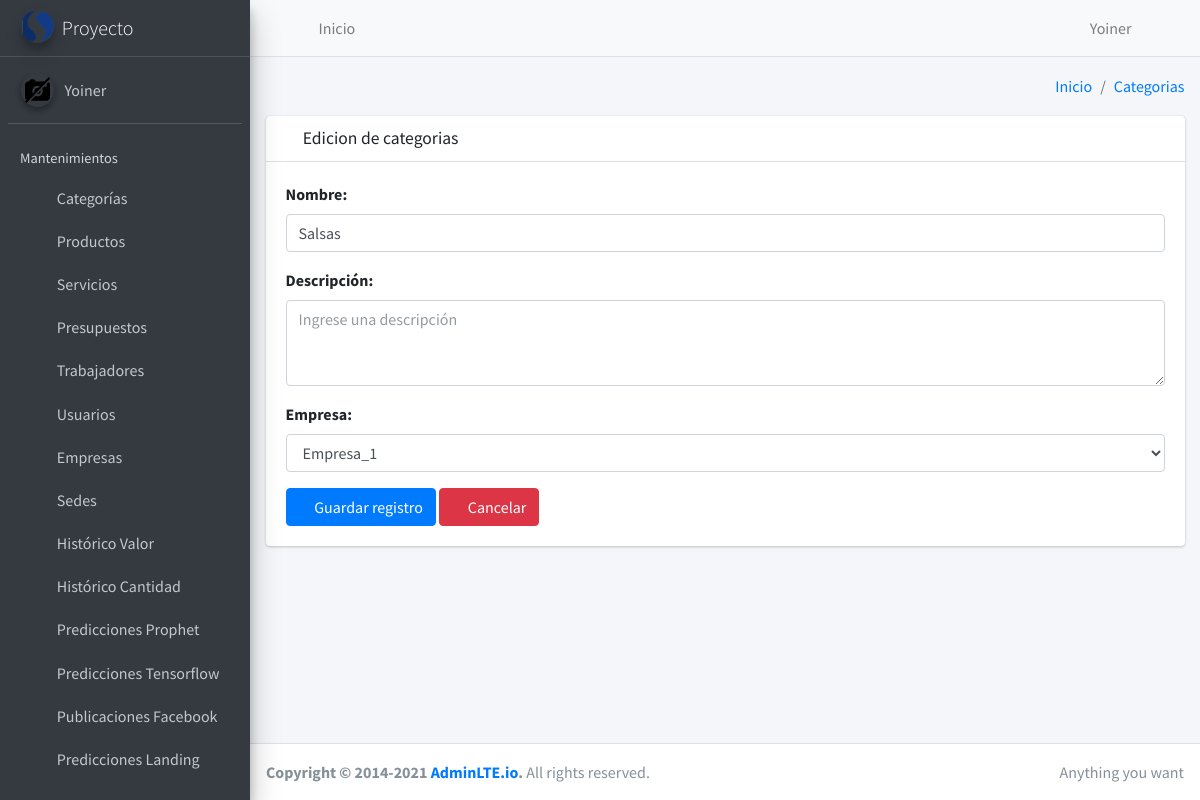
Page /crm/categoria/update/1/ (signed in) on the committed database.
### core/user/models.py (models this page shows, shortened)
class User(AbstractUser):
    email=models.EmailField(unique=True,verbose_name="Email")
    image = models.ImageField(upload_to='users/%Y/%m/',null=True, blank=True, verbose_name="Imagen")
    sede=models.ForeignKey(Sede,on_delete=models.PROTECT,null=True,blank=True)
    empresa=models.ForeignKey(Empresa,on_delete=models.PROTECT,null=True,blank=True)
    def get_image(self):
        if self.image:
            return f'/{MEDIA_URL}{self.image}' if not "WEBSITE_HOSTNAME" in os.environ else f'{STATIC_URL_AZURE}/{MEDIA_URL}{self.image}'
        return f'{STATIC_URL}media/img/empty.png' if not "WEBSITE_HOSTNAME" in os.environ else f'{STATIC_URL_AZURE}{STATIC_URL}media/img/empty.png'

### core/crm/models.py (models this page shows, shortened)
class Categoria(BaseModel):
    nombre = models.CharField(max_length=150, verbose_name='Nombre')
    descripcion = models.CharField(max_length=500, null=True,blank=True,verbose_name='Descripción')
    empresa=models.ForeignKey(Empresa,on_delete=models.CASCADE,null=True,blank=True)
    class Meta:
        verbose_name = 'Categoria'
        verbose_name_plural = 'Categorias'
        ordering = ['id']

### core/crm/views/categoria/views.py (the view, shortened to what this page needs)
# urls.py: path('categoria/update/<int:pk>/', CategoriaUpdateView.as_view(), name='categoria_update'),
class CategoriaUpdateView(LoginRequiredMixin, ValidatePermissionRequiredMixin, UpdateView):
    model=Categoria
    form_class=CategoriaForm
    template_name='categoria/create.html'
    success_url=reverse_lazy('crm:categoria_list')
    permission_required = 'crm.change_categoria'
    url_redirect = success_url
    def dispatch(self, request, *args, **kwargs):
        if not request.user.groups.filter(Q(name="administrador")).exists():
          self.object=get_object_or_404(Categoria,id=self.get_object().id,empresa=request.user.empresa)
        return super().dispatch(request, *args, **kwargs)
    def get_context_data(self, **kwargs):
        context=super().get_context_data(**kwargs)
        context['title']='Edicion de categorias'
        context['entity']='Categorias'
        context['list_url']=self.success_url
        context['action']='edit'
        return context

### core/crm/forms.py (shortened to what this page needs)
class CategoriaForm(ModelForm):
    def __init__(self, *args, **kwargs):
        super().__init__(*args, **kwargs)
        user = get_current_user()
        if user.empresa and not user.groups.filter(name__iexact="administrador").exists():
            self.fields.pop('empresa')
        self.fields['nombre'].widget.attrs['autofocus']= True
    class Meta:
        model = Categoria
        fields = '__all__'
        widgets = {
            'nombre': TextInput(
                attrs={
                    'placeholder': 'Ingrese un nombre',
                }
            ),
            'descripcion': Textarea(
                attrs={
                    'placeholder': 'Ingrese una descripción',
                    'rows':3,
                    'cols':3
                }
            )
        }
        exclude = ['user_creation', 'user_updated']

### core/crm/mixins.py (called while the page is built)
    def get_perms(self):
        if isinstance(self.permission_required, str):
            perms= (self.permission_required,)
        else:
            perms= self.permission_required
        return perms

    def dispatch(self, request, *args, **kwargs):
        if request.user.has_perms(self.get_perms()):
            return super().dispatch(request, *args, **kwargs)
        messages.error(request, 'No tiene permiso para ingresar a este modulo')
        return HttpResponseRedirect(self.get_url_redirect())

### core/crm/models.py (called while the page is built)
  def __str__(self):
     return self.nombre

### core/crm/templates/categoria/create.html
{% extends 'form.html' %}

### templates/form.html (shortened to what this page needs)
{% extends 'layout.html' %} {% load widget_tweaks %} {% block content %}
<form method="post" enctype="multipart/form-data">
  <div class="card card-default">
    <div class="card-header">
      <h3 class="card-title">
         {% if action == 'add' %}
        <i class="fas fa-plus"></i>
        {% else %}
        <i class="fas fa-edit"></i>
        {% endif %} {{title}}
      </h3>
    </div>
    <div class="card-body">
      {% for field in form.visible_fields %}
      <div class="form-group">
        <label for="">{{field.label}}:</label>
        {{field|add_class:'form-control'|attr:'autocomplete:off'|attr:'autofocus'}}
      </div>
      {% endfor %}
      <div class="cad-footer">
        <button type="submit" class="btn btn-primary" id="btnTest">
          <i class="fas fa-save"></i>
          Guardar registro
        </button>
        <a href="{{ list_url }}" class="btn btn-danger">
                    <i class="fas fa-times"></i> Cancelar
                </a>
      </div>
    </div>
  </div>
</form>
{% endblock content %}

### templates/vtc/header.html
<nav class="main-header navbar navbar-expand navbar-light">
    <ul class="navbar-nav">
        <li class="nav-item">
            <a class="nav-link" id="btn-collapse" data-widget="pushmenu-old" href="#" role="button"><i class="fas fa-bars"></i></a>
        </li>
        <li class="nav-item d-none d-sm-inline-block">
            <a href="/crm/dashboard/" class="nav-link">Inicio</a>
        </li>
    </ul>
    <ul class="navbar-nav ml-auto">
        <li class="nav-item">
            <a class="nav-link" href="#">
                <i class="fas fa-user"></i> {{request.user.username|title}}
            </a>
        </li>
        <li class="nav-item">
            <a class="nav-link" href="{% url 'logout' %}">
                <i class="fas fa-power-off" aria-hidden="true"></i>
            </a>
        </li>
    </ul>
</nav>

### templates/vtc/sidebar.html
{% load static %}
<aside class="main-sidebar sidebar-dark-gray elevation-4">
    <a href="{% url "crm:dashboard" %}" class="brand-link">
        <img src="{% static 'media/img/logo.png' %}"
             alt="Logo"
             class="brand-image img-circle elevation-3"
             style="opacity: .8">
        <span class="brand-text font-weight-light">Proyecto</span>
    </a>
    <div class="sidebar">
        <div class="user-panel mt-3 pb-3 mb-3 d-flex">
            <div class="image">
                <img src="{{user.get_image}}" class="img-circle elevation-2" alt="User Image">
            </div>
            <div class="info">
                <a href="#" class="d-block"> {% if user.is_authenticated %}
                  {{request.user.username|title}}
                  {% else %}
                  Sin iniciar sesión
                  {% endif %}
                  </a>
            </div>
        </div>
        <nav class="mt-2">
            <ul class="nav nav-pills nav-sidebar flex-column" data-widget="treeview" role="menu" data-accordion="false">
                <li class="nav-header">Mantenimientos</li>
                <li class="nav-item">
                    <a href="{% url 'crm:categoria_list' %}" class="nav-link">
                        <i class="nav-icon fas fa-truck-loading"></i>
                        <p>
                            Categorías
                        </p>
                    </a>
                </li>
                <li class="nav-item">
                    <a href="{% url "crm:producto_list" %}" class="nav-link">
                        <i class="nav-icon fas fa-boxes"></i>
                        <p>
                            Productos
                        </p>
                    </a>
                </li>
                <li class="nav-item">
                    <a href="{% url "crm:servicio_list" %}" class="nav-link">
                        <i class="nav-icon fas fa-truck-loading"></i>
                        <p>
                            Servicios
                        </p>
                    </a>
                </li>
                <li class="nav-item">
                    <a href="{% url "crm:presupuesto_list" %}" class="nav-link">
                        <i class="nav-icon fas fa-dollar-sign"></i>
                        <p>
                            Presupuestos
                        </p>
                    </a>
                </li>
                <li class="nav-item">
                    <a href="{% url "crm:trabajador_list" %}" class="nav-link">
                        <i class="nav-icon fas fa-users"></i>
                        <p>
                            Trabajadores
                        </p>
                    </a>
                </li>
                <li class="nav-item">
                    <a href="{% url "user:user_list" %}" class="nav-link">
                        <i class="nav-icon fas fa-user"></i>
                        <p>
                            Usuarios
                        </p>
                    </a>
                </li>
                <li class="nav-item">
                    <a href="{% url "crm:empresa_list" %}" class="nav-link">
                        <i class="nav-icon fas fa-building"></i>
                        <p>
                            Empresas
                        </p>
                    </a>
                </li>
                <li class="nav-item">
                    <a href="{% url "crm:sede_list" %}" class="nav-link">
                        <i class="nav-icon fas fa-home"></i>
                        <p>
                            Sedes
                        </p>
                    </a>
                </li>
                <li class="nav-item">
                    <a href="{% url "predictions:prediction_value" %}" class="nav-link">
                        <i class="nav-icon fas fa-history"></i>
                        <p>
                            Histórico Valor
                        </p>
                    </a>
                </li>
                <li class="nav-item">
                    <a href="{% url "predictions:prediction_quantity" %}" class="nav-link">
                        <i class="nav-icon fas fa-camera"></i>
                        <p>
                            Histórico Cantidad
                        </p>
                    </a>
                </li>
                <li class="nav-item">
                    <a href="{% url "predictions:predictions_view" %}" class="nav-link">
                        <i class="nav-icon fas fa-magic"></i>
                        <p>
                            Predicciones Prophet
                        </p>
                    </a>
                </li>
                <li class="nav-item">
                    <a href="{% url "predictions:predictions_view_thirty" %}" class="nav-link">
                        <i class="nav-icon fas fa-list"></i>
                        <p>
                            Predicciones Tensorflow
                        </p>
                    </a>
                </li>
                <li class="nav-item">
                    <a href="{% url "predictions:prediction_publication_facebook" %}" class="nav-link">
                        <i class="nav-icon fas fa-bell"></i>
                        <p>
                            Publicaciones Facebook
                        </p>
                    </a>
                </li>
                <li class="nav-item">
                    <a href="{% url "predictions:predictions_landing" %}" class="nav-link">
                        <i class="nav-icon fas fa-star"></i>
                        <p>
                            Predicciones Landing
                        </p>
                    </a>
                </li>
            </ul>
        </nav>
    </div>
</aside>

### rows in the picture
User: user.username "Yoiner"
Categoria: visible_fields "Salsas" "Empresa_1"

### other values in the picture
{{ entity }} "Categorias"
{{ title }} "Edicion de categorias"
{{ field.label }} "Nombre" "Descripción" "Empresa"
